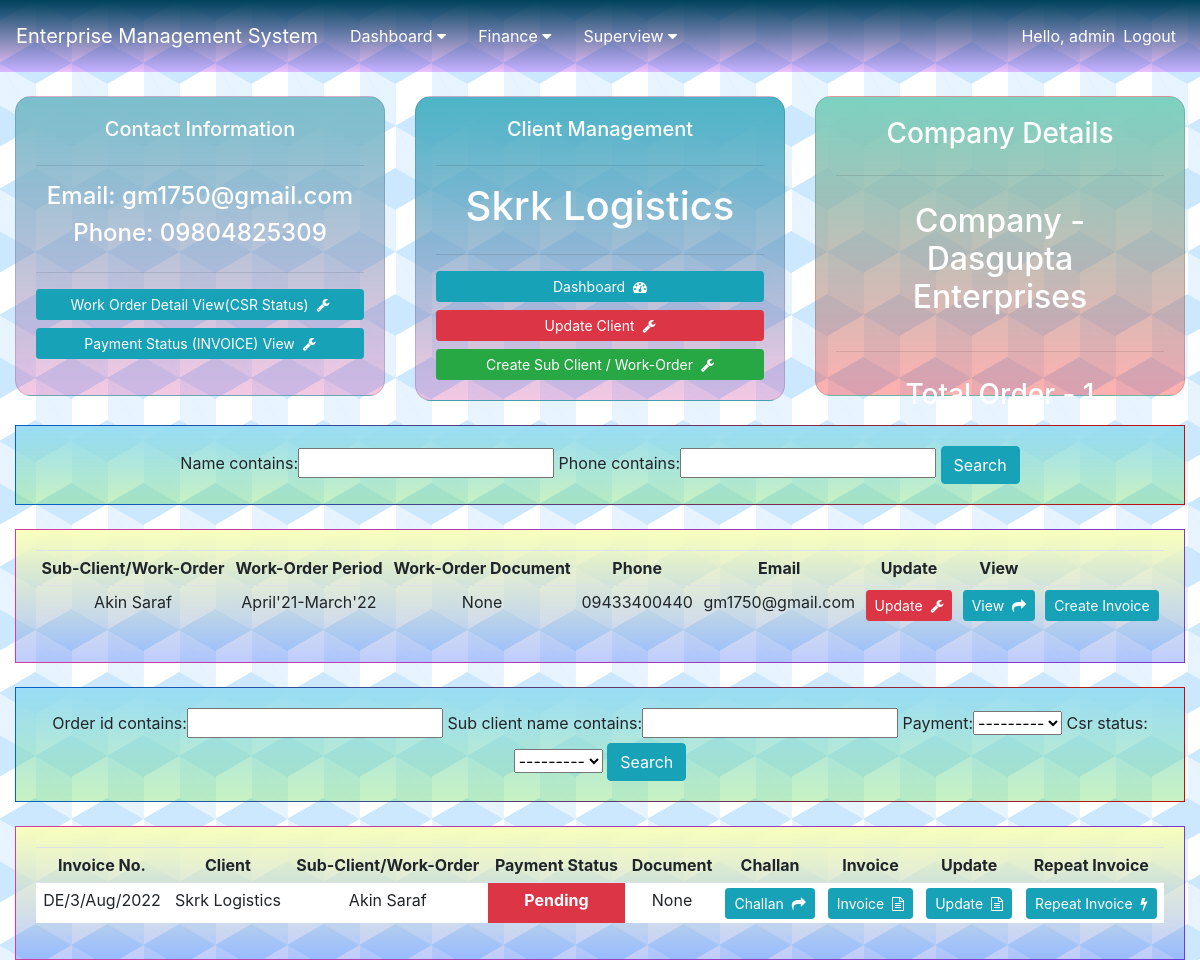
/client/13/ (signed in), run on an earlier commit of the app's database.
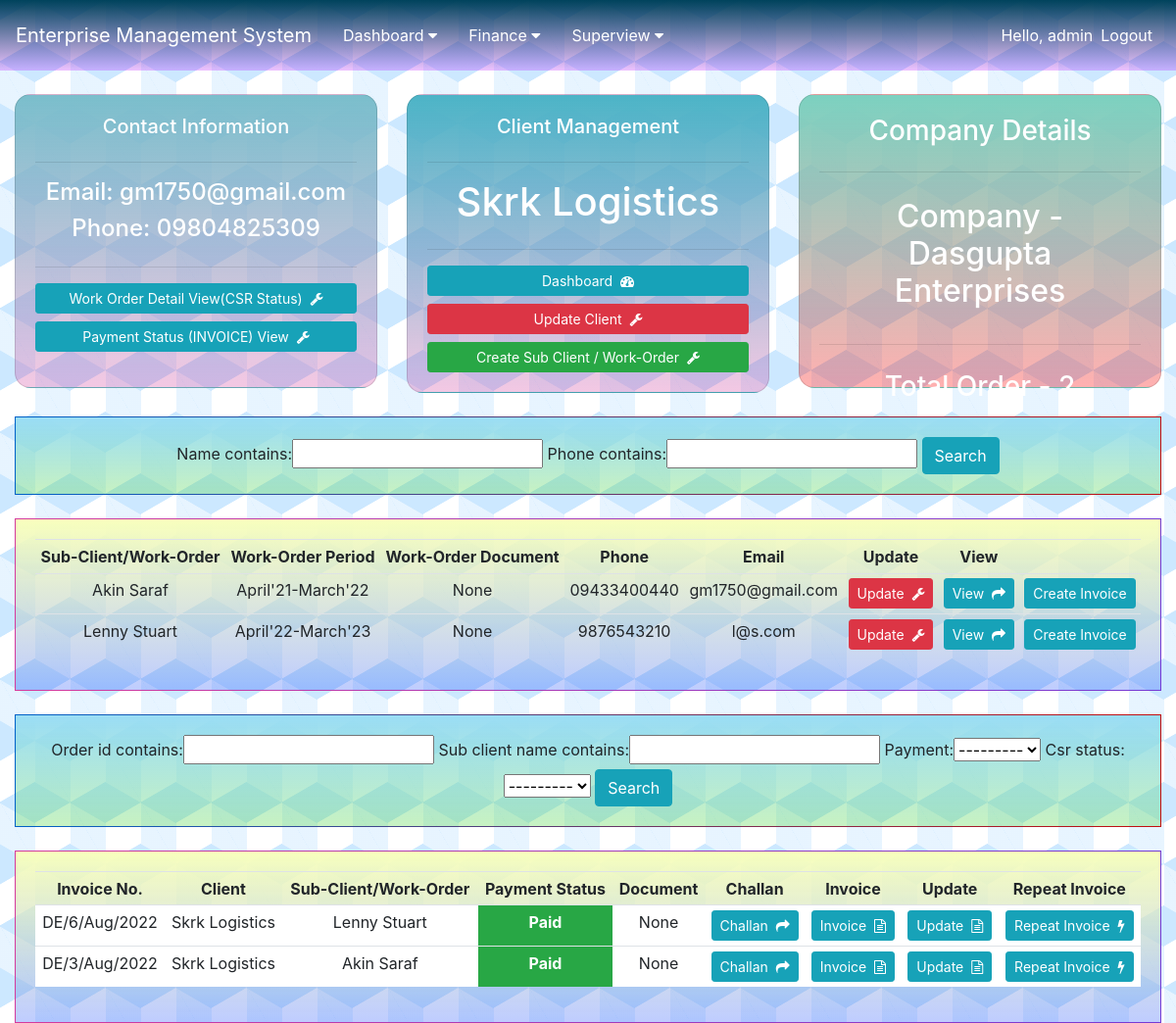
And on a later commit of the database.
### client/models.py (models this page shows, shortened)
class Sub_Client(models.Model):
    client = models.ForeignKey(Client, null=True, on_delete=models.CASCADE)
    name = models.CharField(max_length=100, null=True)
    phone = models.CharField(max_length=20, null=True)
    email = models.EmailField()
    address = models.TextField(max_length=200, null=True)
    work_order_number = models.CharField(max_length=120, null=True, blank=True)
    upload_document = models.FileField(upload_to="document_uploaded/", blank=True)
    work_order_period = models.CharField(max_length=100, null=True)
    frequency = models.CharField(max_length=100, null=True)
    CSR = models.IntegerField(default=0)
    timestamp = models.DateTimeField(auto_now_add=True, null=True)
    def __str__(self):
        return self.name

class Client(models.Model):
    company = models.ForeignKey(Company, null=True, on_delete=models.CASCADE)
    name = models.CharField(max_length=100, null=True)
    phone = models.CharField(max_length=20, null=True)
    email = models.EmailField()
    address = models.TextField(max_length=200, null=True)
    timestamp = models.DateTimeField(auto_now_add=True, null=True)

### order/models.py (models this page shows, shortened)
class Order(models.Model):
    STATUS = (
        ('Pending', 'Pending'),
        ('Paid', 'Paid'),
    )
    CSR_value = (
        (True, 'Paid'),
        (False, 'Not Paid'),
    )
    MONTH = (
        ('JANUARY', 'JANUARY'),
        ('FEBRUARY', 'FEBRUARY'),
        ('MARCH', 'MARCH'),
        ('APRIL', 'APRIL'),
        ('MAY', 'MAY'),
        ('JUNE', 'JUNE'),
        ('JULY', 'JULY'),
        ('AUGUST', 'AUGUST'),
        ('SEPTEMBER', 'SEPTEMBER'),
        ('OCTOBER', 'OCTOBER'),
        ('NOVEMBER', 'NOVEMBER'),
        ('DECEMBER', 'DECEMBER'),
    )
    COLOUR_CODE = (
        ('#ffffff', 'None'),
        ('#ffc7c7', 'RED'),
        ('#99ffcc', 'GREEN'),
        ('#ffff99', 'YELLOW'),
    )
    order_id = models.CharField(max_length=120, null=True, blank=True)
    uid = models.CharField(max_length=4, null=True, blank=True)
    client = models.ForeignKey(Client, null=True, on_delete=models.CASCADE)
    colour_code = models.CharField(max_length=20, default='None', choices=COLOUR_CODE)
    company = models.ForeignKey(Company, null=True, on_delete=models.CASCADE)
    sub_client = models.ForeignKey(Sub_Client, null=True, on_delete=models.CASCADE)
    work_order_number = models.CharField(max_length=120, null=True, blank=True)
    service_1 = models.ForeignKey(Service, null=True, blank=True, on_delete=models.CASCADE, related_name='service_1')
    price_1 = models.DecimalField(default=0.00, max_digits=10, decimal_places=2)
    area_1 = models.DecimalField(default=0.00, max_digits=10, decimal_places=2)
    rate_1 = models.DecimalField(default=0.00, max_digits=10, decimal_places=2)
    service_2 = models.ForeignKey(Service, null=True, blank=True, on_delete=models.CASCADE, related_name='service_2')
    price_2 = models.DecimalField(default=0.00, max_digits=10, decimal_places=2)
    area_2 = models.DecimalField(default=0.00, max_digits=10, decimal_places=2)
    rate_2 = models.DecimalField(default=0.00, max_digits=10, decimal_places=2)
    service_3 = models.ForeignKey(Service, null=True, blank=True, on_delete=models.CASCADE, related_name='service_3')
    price_3 = models.DecimalField(default=0.00, max_digits=10, decimal_places=2)
    area_3 = models.DecimalField(default=0.00, max_digits=10, decimal_places=2)
    rate_3 = models.DecimalField(default=0.00, max_digits=10, decimal_places=2)
    service_4 = models.ForeignKey(Service, null=True, blank=True, on_delete=models.CASCADE, related_name='service_4')
    price_4 = models.DecimalField(default=0.00, max_digits=10, decimal_places=2)
    area_4 = models.DecimalField(default=0.00, max_digits=10, decimal_places=2)
    rate_4 = models.DecimalField(default=0.00, max_digits=10, decimal_places=2)
    upload_document = models.FileField(upload_to="document_uploaded/", blank=True)
    work_order_period = models.CharField(max_length=100, null=True, blank=True)
    invoice_for_month = models.CharField(max_length=100, default='JAN', choices=MONTH)
    date = models.CharField(max_length=20, default=datetime.datetime.now().strftime('%d/%m/%y'), null=True)
    frequency = models.CharField(max_length=100, null=True, blank=True)
    payment = models.CharField(max_length=100, default='Pending', choices=STATUS)
    payment_details = models.CharField(max_length=100, null=True, blank=True)
    payment_date = models.DateField(blank=True, null=True)
    bank_transfer = models.BooleanField(default=False)
    CSR = models.IntegerField(default=0)
    csr_status = models.BooleanField(default=False, choices=CSR_value)
    total = models.DecimalField(default=0.00, max_digits=10, decimal_places=2)
    challan_text = models.TextField(max_length=200, null=True, blank=True)
    remark = models.TextField(max_length=200, null=True, blank=True)
    serial_no = models.IntegerField(default=0)
    timestamp = models.DateTimeField(auto_now_add=True, null=True)

### client/views.py (the view)
# urls.py: path('<int:pk>/', views.client_page, name='client_view'),
@login_required(login_url='login')
def client_page(request, pk):
    client = Client.objects.get(id=pk)
    sub_clients = Sub_Client.objects.filter(client__name=client.name)
    orders = Order.objects.filter(client__name=client.name)
    total_order = orders.count()
    order_filter = OrderFilter(request.GET, queryset=orders)
    orders = order_filter.qs
    sub_client_filter = SubClientFilter(request.GET, queryset=sub_clients)
    sub_clients = sub_client_filter.qs
    context = {
        "title": "Clients",
        "content": "Clients Page",
        "sub_clients": sub_clients,
        "client": client,
        "orders": orders,
        "total_order": total_order,
        "order_filter": order_filter,
        "sub_client_filter": sub_client_filter,
    }
    return render(request, 'client.html', context)

### templates/client.html (shortened to what the changed rows need)
{% extends "base.html" %}
{% block content %}
<br>
<div class="container-fluid">
	<div class="row">
		<div class="col-md">
			<div class="card text-center text-white card-body" id="client_management">
				<h1 class="text-center">{{ client.name }}</h1>
			</div>
		</div>
		<div class="col-md">
			<div class="card text-center text-white card-body" id="total_order">
				<h3>Company Details</h3>
				<hr>
				<h2 style="text-align: center;padding: 10px">Company - {{ client.company.name }}</h2>
				<hr>
				<h3 style="text-align: center;padding: 10px">Total Order - {{ total_order }}</h3>
				<h4 style="text-align: center;padding: 10px"></h4>
			</div>
		</div>
	</div>
	<br>
	<div class="row">
		<div class="col">
			<div class="card text-center card-body border-gradient-red" id="search_card">
				<form method="get">
					{{ sub_client_filter.form }}
			  	</form>
			</div>
		</div>
	</div>
	<br>
	<div class="row">
		<div class="col-md">
			<div class="card card-body border-gradient-purple" id="listview-card-dash">
				<table class="table text-center table-sm">
					<tr>
						<th>Sub-Client/Work-Order</th>
						<th>Work-Order Period</th>
						<th>Work-Order Document</th>
						<th>Phone</th>
						<th>Email</th>
						<th>Update</th>
						<th>View</th>
						<th></th>
					</tr>
					{% for sub_client in sub_clients %}
					<tr>
						<td>{{ sub_client.name }}</td>
						<td>{{ sub_client.work_order_period }}</td>
						{% if sub_client.upload_document %}
							<td class="text-center">Available&nbsp;<a href="{{ sub_client.upload_document.url }}" type="button" class="btn btn-sm btn-info"><i class="fa fa-file-text-o" aria-hidden="true"></i></a></td>
						{% else %}
							<td>None</td>
						{% endif %}
						<td>{{ sub_client.phone }}</td>
						<td>{{ sub_client.email }}</td>
						<td><a type="button" class="btn btn-danger  btn-sm" href="{% url 'client:update_sub_client' sub_client.id %}">Update&nbsp;&nbsp;<i class="fa fa-wrench" aria-hidden="true"></i></a></td>
						<td><a type="button" class="btn btn-sm btn-info" href="{% url 'client:sub_client_page' sub_client.id %}">View&nbsp;&nbsp;<i class="fa fa-share" aria-hidden="true"></i></a></td>
						{% if client.company.name == 'Asian Chemicals' %}
							<td><a type="button" class="btn btn-sm btn-info" href="{% url 'order:accreate_order' client.id sub_client.id %}">Create Invoice</a></td>
						{% else %}
							<td><a type="button" class="btn btn-sm btn-info" href="{% url 'order:decreate_order' client.id sub_client.id %}">Create Invoice</a></td>
						{% endif %}
					</tr>
					{% endfor %}
				</table>
			</div>
		</div>
	</div>
	<br>
	<div class="row">
		<div class="col">
			<div class="card text-center card-body border-gradient-red" id="search_card">
				<form method="get">
					{{ order_filter.form }}
			  	</form>
			</div>
		</div>
	</div>
	<br>
	<div class="row">
		<div class="col-md">
			<div class="card card-body border-gradient-purple" id="listview-card-dash">
				<table class="table text-center table-sm">
					<tr>
						<th>Invoice No.</th>
						<th>Client</th>
						<th>Sub-Client/Work-Order</th>
						<th>Payment Status</th>
						<th>Document</th>
						<th>Challan</th>
						<th>Invoice</th>
						<th>Update</th>
						<th>Repeat Invoice</th>
					</tr>
					{% for order in orders|slice:"::-1"|slice:":30" %}
						<tr style="background-color:{{ order.colour_code }};">
							<td>{{ order.order_id }}</td>
							<td>{{ order.client.name }}</td>
							<td>{{ order.sub_client }}</td>
							{% if order.payment == 'Paid' %}
							<td class="bg-success text-white text-center font-weight-bold">{{ order.payment }}</td>
							{% else %}
							<td class="bg-danger text-white text-center font-weight-bold">{{ order.payment }}</td>
							{% endif %}
							{% if order.upload_document %}
							<td><a href="{{ order.upload_document.url }}">{{ order.upload_document }}</a></td>
							{% else %}
							<td>None</td>
							{% endif %}
							<td><a href="{% url 'order:view_order' order.id %}" type="button" class="btn btn-sm btn-info">Challan&nbsp;&nbsp;<i class="fa fa-share" aria-hidden="true"></i></a></td>
							<td><a href="{% url 'order:invoice' order.id %}" type="button" class="btn btn-sm btn-info">Invoice&nbsp;&nbsp;<i class="fa fa-file-text-o" aria-hidden="true"></i></a></td>
							<td><a href="{% url 'order:update_order' order.id 0 %}" type="button" class="btn btn-sm btn-info">Update&nbsp;&nbsp;<i class="fa fa-file-text-o" aria-hidden="true"></i></a></td>
							<td><a href="{% url 'order:next_order' order.id %}" type="button" class="btn btn-sm btn-info">Repeat Invoice&nbsp;&nbsp;<i class="fa fa-bolt" aria-hidden="true"></i></a></td>
						</tr>
					{% endfor %}
				</table>
			</div>
		</div>
	</div>
</div>
{% endblock %}

What changed in the data, as far as the page shows it:
added Sub_Client: name "Lenny Stuart", work_order_period "April'22-March'23", upload_document "None", phone "9876543210", email "l@s.com"
added Order: order_id "DE/6/Aug/2022", client.name "Skrk Logistics", sub_client "Lenny Stuart", payment "Paid", upload_document "None"
changed Order "DE/3/Aug/2022": payment "Pending" → "Paid"
Also different on the page:
{{ total_order }}: "1" → "2"
